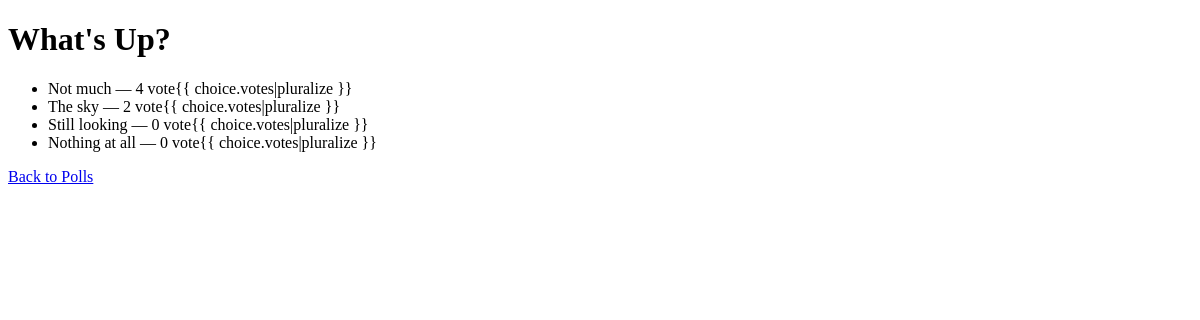
/polls/1/results/, run on an earlier commit of the app's database.
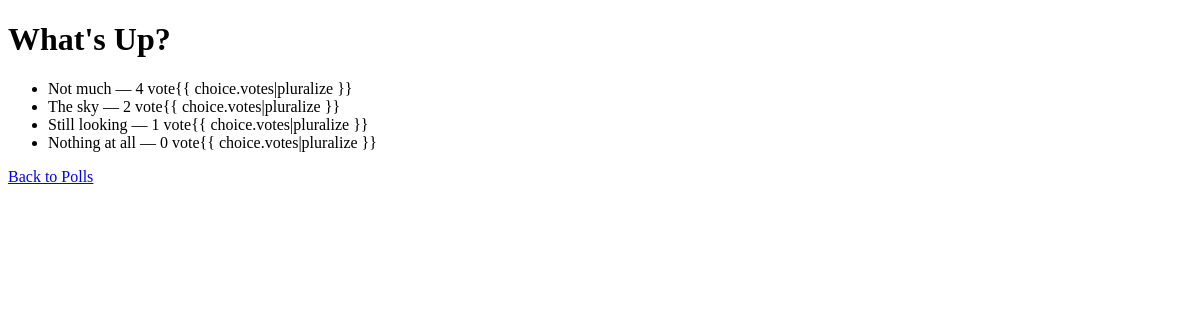
And on a later commit of the database.
### polls/models.py (models this page shows)
class Choice(models.Model):
    question = models.ForeignKey(Question, on_delete=models.CASCADE)
    choice_text = models.CharField(max_length=200)
    votes = models.IntegerField(default=0)

### polls/views.py (the view)
# urls.py: path('<int:question_id>/results/', views.results, name='results'),  # Results page
def results(request, question_id):
    question = get_object_or_404(Question, pk=question_id)
    return render(request, 'polls/results.html', {'question': question})

### polls/templates/polls/results.html (shortened to what this page needs)
<!DOCTYPE html>
<html>
  <head>
  </head>
  <body>
    <h1>{{ question.question_text }}</h1>
    <ul>
      {% for choice in question.choice_set.all %}
      <li>
        {{ choice.choice_text }} — {{ choice.votes }} vote{{
        choice.votes|pluralize }}
      </li>
      {% endfor %}
    </ul>
    <a href="{% url 'polls:index' %}">Back to Polls</a>
  </body>
</html>

What changed in the data, as far as the page shows it:
changed Choice "Still looking": votes "0" → "1"
